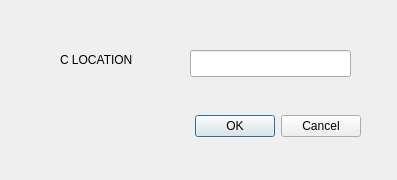
<?xml version="1.0" encoding="UTF-8"?>
<ui version="4.0">
 <class>ADD_DIR</class>
 <widget class="QDialog" name="ADD_DIR">
  <property name="geometry">
   <rect>
    <x>0</x>
    <y>0</y>
    <width>397</width>
    <height>180</height>
   </rect>
  </property>
  <property name="windowTitle">
   <string>Dialog</string>
  </property>
  <widget class="QDialogButtonBox" name="buttonBox">
   <property name="geometry">
    <rect>
     <x>20</x>
     <y>110</y>
     <width>341</width>
     <height>32</height>
    </rect>
   </property>
   <property name="orientation">
    <enum>Qt::Horizontal</enum>
   </property>
   <property name="standardButtons">
    <set>QDialogButtonBox::Cancel|QDialogButtonBox::Ok</set>
   </property>
  </widget>
  <widget class="QLabel" name="label">
   <property name="geometry">
    <rect>
     <x>60</x>
     <y>50</y>
     <width>101</width>
     <height>20</height>
    </rect>
   </property>
   <property name="text">
    <string>C LOCATION</string>
   </property>
  </widget>
  <widget class="QLineEdit" name="le_clocation">
   <property name="geometry">
    <rect>
     <x>190</x>
     <y>50</y>
     <width>161</width>
     <height>27</height>
    </rect>
   </property>
  </widget>
  <widget class="QLabel" name="label_2">
   <property name="geometry">
    <rect>
     <x>60</x>
     <y>90</y>
     <width>101</width>
     <height>20</height>
    </rect>
   </property>
   <property name="text">
    <string/>
   </property>
  </widget>
 </widget>
 <resources/>
 <connections>
  <connection>
   <sender>buttonBox</sender>
   <signal>accepted()</signal>
   <receiver>ADD_DIR</receiver>
   <slot>accept()</slot>
   <hints>
    <hint type="sourcelabel">
     <x>248</x>
     <y>254</y>
    </hint>
    <hint type="destinationlabel">
     <x>157</x>
     <y>274</y>
    </hint>
   </hints>
  </connection>
  <connection>
   <sender>buttonBox</sender>
   <signal>rejected()</signal>
   <receiver>ADD_DIR</receiver>
   <slot>reject()</slot>
   <hints>
    <hint type="sourcelabel">
     <x>316</x>
     <y>260</y>
    </hint>
    <hint type="destinationlabel">
     <x>286</x>
     <y>274</y>
    </hint>
   </hints>
  </connection>
 </connections>
</ui>
